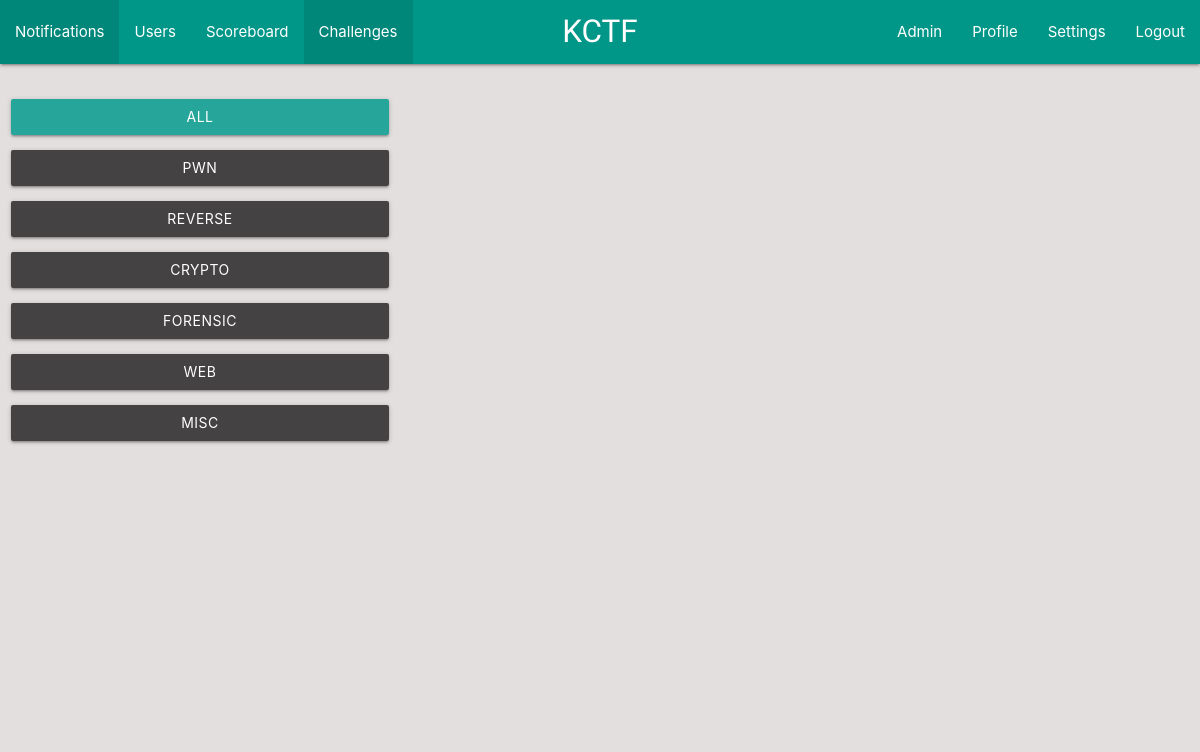
Page /challenges/index.php (signed in) on the committed database.
### tables this page shows
CREATE TABLE `category` (
  `id_category` int(11) NOT NULL,
  `category` varchar(15) NOT NULL
);

### template/session_check.php (called while the page is built, shortened)
<?php
    $check = isset($_SESSION['id']) ? 1 :  0;

### challenges/index.php (the view, shortened to what this page needs)
<!DOCTYPE html>
<html lang="en">
<head>
    <link rel="stylesheet" href="https://cdnjs.cloudflare.com/ajax/libs/materialize/1.0.0/css/materialize.min.css">
    <link rel="stylesheet" href="../assets/style.css">
</head>
<body>
    <?php
        require_once("../template/nav.php");
        require_once("../template/connection.php");
        $sql = "SELECT * FROM category";
        $result = $conn->query($sql);
    ?>
    <div class="row chall-list">
        <div class="col xl2 m4 s12">
            <div class="categories">
                <div class="list-categories">
                    <a class="waves-effect waves-light btn chall clicked" value=0>ALL</a>
                    <?php while($row = $result->fetch_assoc()){ ?>
                    <a class="waves-effect waves-light btn chall" value="<?php echo $row['id_category']; ?>"><?php echo $row['category']; ?></a> <?php } ?>
                </div>
            </div>
        </div>
        <div class="col xl10 m8 s12">
            <div class="chall-container">
            </div>
        </div>
    </div>
</body>
</html>

### template/nav.php (shortened to what this page needs)
<nav>
        <div class="nav-wrapper teal">
            <a href="/platform_ctf" class="brand-logo center">KCTF</a>
            <ul class="right hide-on-med-and-down">
                <?php
                    require_once "session_check.php";
                    if($check != 1){
                ?>
                <li><a href="/platform_ctf/register">Register</a></li>
                <li id="login"><a href="/platform_ctf/login">Login</a></li>
                <?php }
                    else{
                ?>
                <?php
                    $role = isset($_SESSION['role']) ? $_SESSION['role'] : 0;
                    if($role === '1'){
                ?>
                <li><a href="/platform_ctf/admin/dashboard">Admin</a></li>
                    <?php } ?>
                <li id="profile"><a href="/platform_ctf/profile">Profile</a></li>
                <li id="settings"><a href="/platform_ctf/settings">Settings</a></li>
                <li><a href="/platform_ctf/logout">Logout</a></li>
                <?php
                    }
                ?>
            </ul>
            <ul class="left hide-on-med-and-down">
                <li id="notification"><a href="/platform_ctf/notification">Notifications</a></li>
                <li id="users"><a href="/platform_ctf/users">Users</a></li>
                <li id="scoreboard"><a href="/platform_ctf/scoreboard">Scoreboard</a></li>
                <li id="challenges"><a href="/platform_ctf/challenges">Challenges</a></li>
            </ul>
        </div>
    </nav>

### assets/style.css (style rules this page uses)
* { margin: 0; padding: 0; }
html, body { width: 100%; height: 100%; background-color:#e3dfde; color: black; }
a { color: #48876d; }
.brand-logo { font-family: 'Sedgwick Ave Display'; }
.chall-list { margin-top:20px; }
.list-categories .btn { display: block; margin-top: 15px; }
.chall-container { height: 80vh; overflow-y: scroll; }
.list-categories .btn { background-color: #444242; }
.clicked { background-color: #26a69a !important; }

### rows in the picture
category: $row['id_category'] 1 (drawn), category "PWN"
category: $row['id_category'] 2 (drawn), category "REVERSE"
category: $row['id_category'] 3 (drawn), category "CRYPTO"
category: $row['id_category'] 4 (drawn), category "FORENSIC"
category: $row['id_category'] 5 (drawn), category "WEB"
category: $row['id_category'] 6 (drawn), category "MISC"
